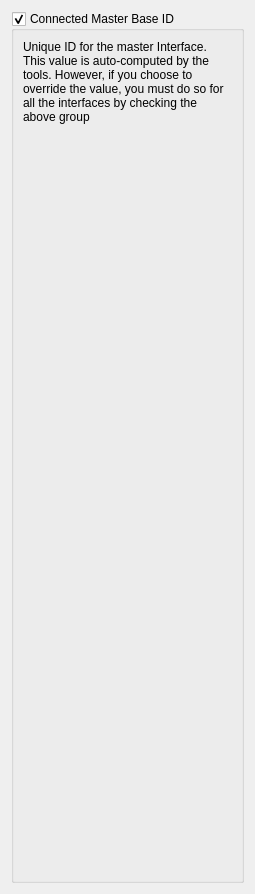
             <widget class="QWidget" name="scrollAreaWidgetContents_13">
              <property name="geometry">
               <rect>
                <x>0</x>
                <y>0</y>
                <width>255</width>
                <height>894</height>
               </rect>
              </property>
              <layout class="QHBoxLayout" name="horizontalLayout_56">
               <item>
                <widget class="QGroupBox" name="groupBaseID">
                 <property name="enabled">
                  <bool>true</bool>
                 </property>
                 <property name="title">
                  <string>Connected Master Base ID</string>
                 </property>
                 <property name="checkable">
                  <bool>true</bool>
                 </property>
                 <property name="checked">
                  <bool>true</bool>
                 </property>
                 <layout class="QVBoxLayout" name="verticalLayout_26">
                  <item>
                   <widget class="QLabel" name="label_15">
                    <property name="enabled">
                     <bool>true</bool>
                    </property>
                    <property name="text">
                     <string>Unique ID for the master Interface. This value is auto-computed by the tools. However, if you choose to override the value, you must do so for all the interfaces by checking the above group</string>
                    </property>
                    <property name="wordWrap">
                     <bool>true</bool>
                    </property>
                   </widget>
                  </item>
                  <item>
                   <layout class="QHBoxLayout" name="horizontalLayout_42">
                    <item>
                     <widget class="MdtGui::LabeledTextbox" name="C_M_AXI_BASE_ID_1">
                      <property name="enabled">
                       <bool>true</bool>
                      </property>
                      <property name="Hidden">
                       <bool>true</bool>
                      </property>
                      <property name="ToggleButton" stdset="0">
                       <bool>false</bool>
                      </property>
                     </widget>
                    </item>
                    <item>
                     <widget class="MdtGui::LabeledConstantbox" name="C_M_AXI_THREAD_ID_WIDTH_1">
                      <property name="enabled">
                       <bool>true</bool>
                      </property>
                      <property name="Key">
                       <string/>
                      </property>
                      <property name="Hidden">
                       <bool>true</bool>
                      </property>
                     </widget>
                    </item>
                   </layout>
                  </item>
                  <item>
                   <layout class="QHBoxLayout" name="horizontalLayout_29">
                    <item>
                     <widget class="MdtGui::LabeledTextbox" name="C_M_AXI_BASE_ID_2">
                      <property name="enabled">
                       <bool>true</bool>
                      </property>
                      <property name="Hidden">
                       <bool>true</bool>
                      </property>
                      <property name="ToggleButton" stdset="0">
                       <bool>false</bool>
                      </property>
                     </widget>
                    </item>
                    <item>
                     <widget class="MdtGui::LabeledConstantbox" name="C_M_AXI_THREAD_ID_WIDTH_2">
                      <property name="Key">
                       <string/>
                      </property>
                      <property name="Hidden">
                       <bool>true</bool>
                      </property>
                     </widget>
                    </item>
                   </layout>
                  </item>
                  <item>
                   <layout class="QHBoxLayout" name="horizontalLayout_28">
                    <item>
                     <widget class="MdtGui::LabeledTextbox" name="C_M_AXI_BASE_ID_3">
                      <property name="enabled">
                       <bool>true</bool>
                      </property>
                      <property name="Hidden">
                       <bool>true</bool>
                      </property>
                      <property name="ToggleButton" stdset="0">
                       <bool>false</bool>
                      </property>
                     </widget>
                    </item>
                    <item>
                     <widget class="MdtGui::LabeledConstantbox" name="C_M_AXI_THREAD_ID_WIDTH_3">
                      <property name="Key">
                       <string/>
                      </property>
                      <property name="Hidden">
                       <bool>true</bool>
                      </property>
                     </widget>
                    </item>
                   </layout>
                  </item>
                  <item>
                   <layout class="QHBoxLayout" name="horizontalLayout_43">
                    <item>
                     <widget class="MdtGui::LabeledTextbox" name="C_M_AXI_BASE_ID_4">
                      <property name="enabled">
                       <bool>true</bool>
                      </property>
                      <property name="Hidden">
                       <bool>true</bool>
                      </property>
                      <property name="ToggleButton" stdset="0">
                       <bool>false</bool>
                      </property>
                     </widget>
                    </item>
                    <item>
                     <widget class="MdtGui::LabeledConstantbox" name="C_M_AXI_THREAD_ID_WIDTH_4">
                      <property name="Key">
                       <string/>
                      </property>
                      <property name="Hidden">
                       <bool>true</bool>
                      </property>
                     </widget>
                    </item>
                   </layout>
                  </item>
                  <item>
                   <layout class="QHBoxLayout" name="horizontalLayout_44">
                    <item>
                     <widget class="MdtGui::LabeledTextbox" name="C_M_AXI_BASE_ID_5">
                      <property name="enabled">
                       <bool>true</bool>
                      </property>
                      <property name="Hidden">
                       <bool>true</bool>
                      </property>
                      <property name="ToggleButton" stdset="0">
                       <bool>false</bool>
                      </property>
                     </widget>
                    </item>
                    <item>
                     <widget class="MdtGui::LabeledConstantbox" name="C_M_AXI_THREAD_ID_WIDTH_5">
                      <property name="Key">
                       <string/>
                      </property>
                      <property name="Hidden">
                       <bool>true</bool>
                      </property>
                     </widget>
                    </item>
                   </layout>
                  </item>
                  <item>
                   <layout class="QHBoxLayout" name="horizontalLayout_45">
                    <item>
                     <widget class="MdtGui::LabeledTextbox" name="C_M_AXI_BASE_ID_6">
                      <property name="enabled">
                       <bool>true</bool>
                      </property>
                      <property name="Hidden">
                       <bool>true</bool>
                      </property>
                      <property name="ToggleButton" stdset="0">
                       <bool>false</bool>
                      </property>
                     </widget>
                    </item>
                    <item>
                     <widget class="MdtGui::LabeledConstantbox" name="C_M_AXI_THREAD_ID_WIDTH_6">
                      <property name="Key">
                       <string/>
                      </property>
                      <property name="Hidden">
                       <bool>true</bool>
                      </property>
                     </widget>
                    </item>
                   </layout>
                  </item>
                  <item>
                   <layout class="QHBoxLayout" name="horizontalLayout_46">
                    <item>
                     <widget class="MdtGui::LabeledTextbox" name="C_M_AXI_BASE_ID_7">
                      <property name="enabled">
                       <bool>true</bool>
                      </property>
                      <property name="Hidden">
                       <bool>true</bool>
                      </property>
                      <property name="ToggleButton" stdset="0">
                       <bool>false</bool>
                      </property>
                     </widget>
                    </item>
                    <item>
                     <widget class="MdtGui::LabeledConstantbox" name="C_M_AXI_THREAD_ID_WIDTH_7">
                      <property name="Key">
                       <string/>
                      </property>
                      <property name="Hidden">
                       <bool>true</bool>
                      </property>
                     </widget>
                    </item>
                   </layout>
                  </item>
                  <item>
                   <layout class="QHBoxLayout" name="horizontalLayout_47">
                    <item>
                     <widget class="MdtGui::LabeledTextbox" name="C_M_AXI_BASE_ID_8">
                      <property name="enabled">
                       <bool>true</bool>
                      </property>
                      <property name="Hidden">
                       <bool>true</bool>
                      </property>
                      <property name="ToggleButton" stdset="0">
                       <bool>false</bool>
                      </property>
                     </widget>
                    </item>
                    <item>
                     <widget class="MdtGui::LabeledConstantbox" name="C_M_AXI_THREAD_ID_WIDTH_8">
                      <property name="Key">
                       <string/>
                      </property>
                      <property name="Hidden">
                       <bool>true</bool>
                      </property>
                     </widget>
                    </item>
                   </layout>
                  </item>
                  <item>
                   <layout class="QHBoxLayout" name="horizontalLayout_48">
                    <item>
                     <widget class="MdtGui::LabeledTextbox" name="C_M_AXI_BASE_ID_9">
                      <property name="enabled">
                       <bool>true</bool>
                      </property>
                      <property name="Hidden">
                       <bool>true</bool>
                      </property>
                      <property name="ToggleButton" stdset="0">
                       <bool>false</bool>
                      </property>
                     </widget>
                    </item>
                    <item>
                     <widget class="MdtGui::LabeledConstantbox" name="C_M_AXI_THREAD_ID_WIDTH_9">
                      <property name="Key">
                       <string/>
                      </property>
                      <property name="Hidden">
                       <bool>true</bool>
                      </property>
                     </widget>
                    </item>
                   </layout>
                  </item>
                  <item>
                   <layout class="QHBoxLayout" name="horizontalLayout_49">
                    <item>
                     <widget class="MdtGui::LabeledTextbox" name="C_M_AXI_BASE_ID_10">
                      <property name="enabled">
                       <bool>true</bool>
                      </property>
                      <property name="Hidden">
                       <bool>true</bool>
                      </property>
                      <property name="ToggleButton" stdset="0">
                       <bool>false</bool>
                      </property>
                     </widget>
                    </item>
                    <item>
                     <widget class="MdtGui::LabeledConstantbox" name="C_M_AXI_THREAD_ID_WIDTH_10">
                      <property name="Key">
                       <string/>
                      </property>
                      <property name="Hidden">
                       <bool>true</bool>
                      </property>
                     </widget>
                    </item>
                   </layout>
                  </item>
                  <item>
                   <layout class="QHBoxLayout" name="horizontalLayout_50">
                    <item>
                     <widget class="MdtGui::LabeledTextbox" name="C_M_AXI_BASE_ID_11">
                      <property name="enabled">
                       <bool>true</bool>
                      </property>
                      <property name="Hidden">
                       <bool>true</bool>
                      </property>
                      <property name="ToggleButton" stdset="0">
                       <bool>false</bool>
                      </property>
                     </widget>
                    </item>
                    <item>
                     <widget class="MdtGui::LabeledConstantbox" name="C_M_AXI_THREAD_ID_WIDTH_11">
                      <property name="Key">
                       <string/>
                      </property>
                      <property name="Hidden">
                       <bool>true</bool>
                      </property>
                     </widget>
                    </item>
                   </layout>
                  </item>
                  <item>
                   <layout class="QHBoxLayout" name="horizontalLayout_51">
                    <item>
                     <widget class="MdtGui::LabeledTextbox" name="C_M_AXI_BASE_ID_12">
                      <property name="enabled">
                       <bool>true</bool>
                      </property>
                      <property name="Hidden">
                       <bool>true</bool>
                      </property>
                      <property name="ToggleButton" stdset="0">
                       <bool>false</bool>
                      </property>
                     </widget>
                    </item>
                    <item>
                     <widget class="MdtGui::LabeledConstantbox" name="C_M_AXI_THREAD_ID_WIDTH_12">
                      <property name="Key">
                       <string/>
                      </property>
                      <property name="Hidden">
                       <bool>true</bool>
                      </property>
                     </widget>
                    </item>
                   </layout>
                  </item>
                  <item>
                   <layout class="QHBoxLayout" name="horizontalLayout_52">
                    <item>
                     <widget class="MdtGui::LabeledTextbox" name="C_M_AXI_BASE_ID_13">
                      <property name="enabled">
                       <bool>true</bool>
                      </property>
                      <property name="Hidden">
                       <bool>true</bool>
                      </property>
                      <property name="ToggleButton" stdset="0">
                       <bool>false</bool>
                      </property>
                     </widget>
                    </item>
                    <item>
                     <widget class="MdtGui::LabeledConstantbox" name="C_M_AXI_THREAD_ID_WIDTH_13">
                      <property name="Key">
                       <string/>
                      </property>
                      <property name="Hidden">
                       <bool>true</bool>
                      </property>
                     </widget>
                    </item>
                   </layout>
                  </item>
                  <item>
                   <layout class="QHBoxLayout" name="horizontalLayout_53">
                    <item>
                     <widget class="MdtGui::LabeledTextbox" name="C_M_AXI_BASE_ID_14">
                      <property name="enabled">
                       <bool>true</bool>
                      </property>
                      <property name="Hidden">
                       <bool>true</bool>
                      </property>
                      <property name="ToggleButton" stdset="0">
                       <bool>false</bool>
                      </property>
                     </widget>
                    </item>
                    <item>
                     <widget class="MdtGui::LabeledConstantbox" name="C_M_AXI_THREAD_ID_WIDTH_14">
                      <property name="Key">
                       <string/>
                      </property>
                      <property name="Hidden">
                       <bool>true</bool>
                      </property>
                     </widget>
                    </item>
                   </layout>
                  </item>
                  <item>
                   <layout class="QHBoxLayout" name="horizontalLayout_54">
                    <item>
                     <widget class="MdtGui::LabeledTextbox" name="C_M_AXI_BASE_ID_15">
                      <property name="enabled">
                       <bool>true</bool>
                      </property>
                      <property name="Hidden">
                       <bool>true</bool>
                      </property>
                      <property name="ToggleButton" stdset="0">
                       <bool>false</bool>
                      </property>
                     </widget>
                    </item>
                    <item>
                     <widget class="MdtGui::LabeledConstantbox" name="C_M_AXI_THREAD_ID_WIDTH_15">
                      <property name="Key">
                       <string/>
                      </property>
                      <property name="Hidden">
                       <bool>true</bool>
                      </property>
                     </widget>
                    </item>
                   </layout>
                  </item>
                  <item>
                   <layout class="QHBoxLayout" name="horizontalLayout_55">
                    <item>
                     <widget class="MdtGui::LabeledTextbox" name="C_M_AXI_BASE_ID_16">
                      <property name="enabled">
                       <bool>true</bool>
                      </property>
                      <property name="Hidden">
                       <bool>true</bool>
                      </property>
                      <property name="ToggleButton" stdset="0">
                       <bool>false</bool>
                      </property>
                     </widget>
                    </item>
                    <item>
                     <widget class="MdtGui::LabeledConstantbox" name="C_M_AXI_THREAD_ID_WIDTH_16">
                      <property name="Key">
                       <string/>
                      </property>
                      <property name="Hidden">
                       <bool>true</bool>
                      </property>
                     </widget>
                    </item>
                   </layout>
                  </item>
                  <item>
                   <spacer name="verticalSpacer_23">
                    <property name="orientation">
                     <enum>Qt::Vertical</enum>
                    </property>
                    <property name="sizeHint" stdset="0">
                     <size>
                      <width>20</width>
                      <height>40</height>
                     </size>
                    </property>
                   </spacer>
                  </item>
                 </layout>
                </widget>
               </item>
              </layout>
             </widget>
